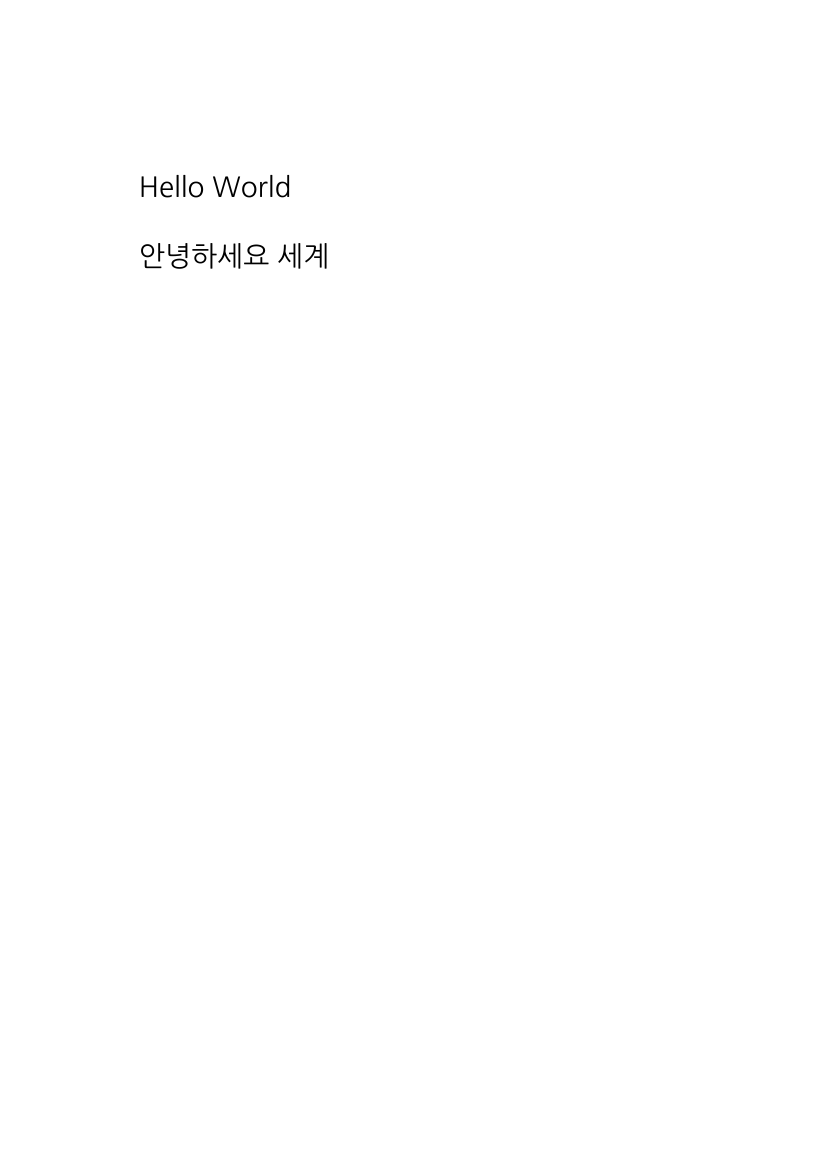

This figure's Python source:
from reportlab.pdfgen import canvas
from reportlab.pdfbase import pdfmetrics
from reportlab.pdfbase.ttfonts import TTFont
import os

font_path = "NanumGothic.ttf"
output = "test_rl.pdf"

try:
    c = canvas.Canvas(output)
    pdfmetrics.registerFont(TTFont('NanumGothic', font_path))
    c.setFont('NanumGothic', 20)
    c.drawString(100, 700, "Hello World")
    c.drawString(100, 650, "안녕하세요 세계")
    c.save()
    print("Created test_rl.pdf")
except Exception as e:
    print(f"Error: {e}")
